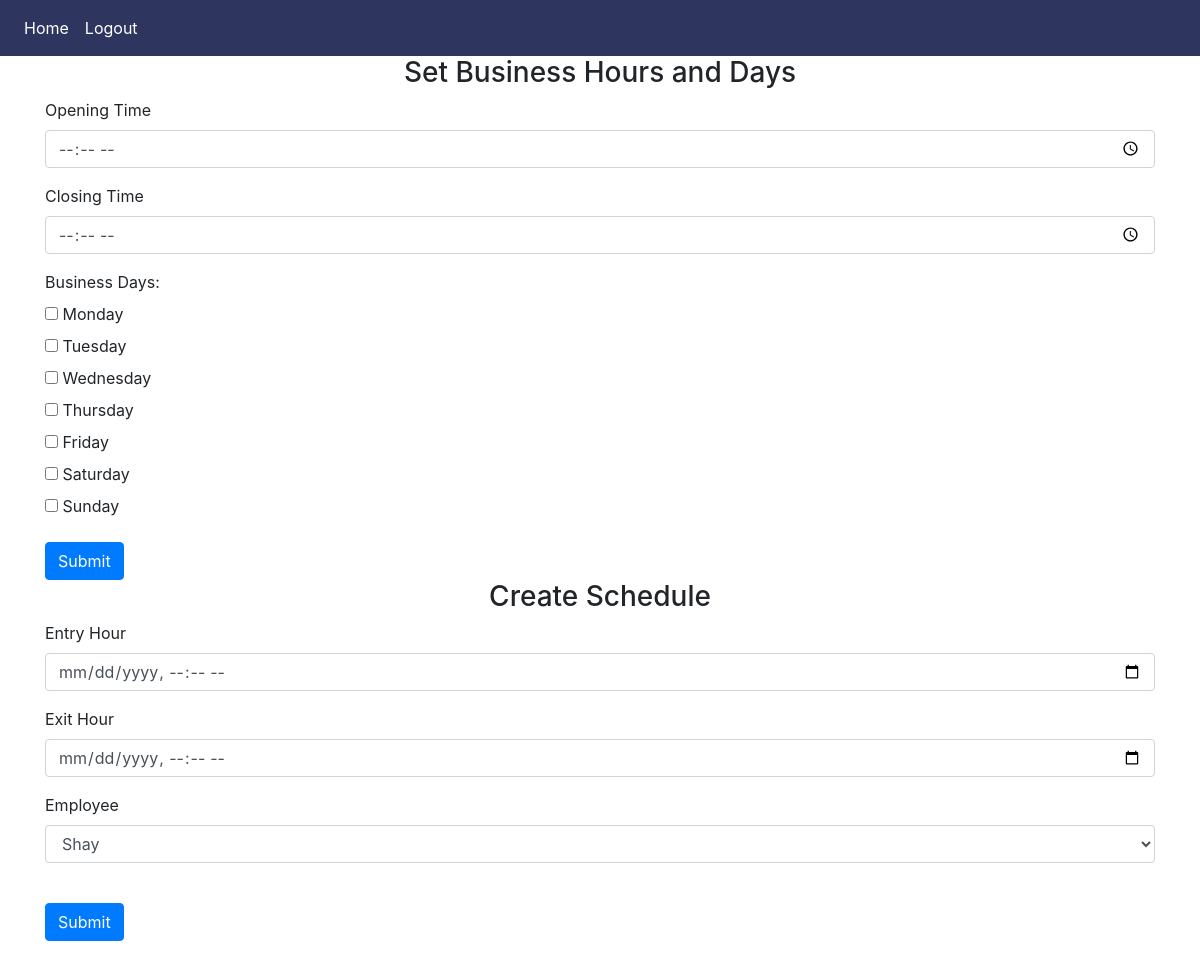
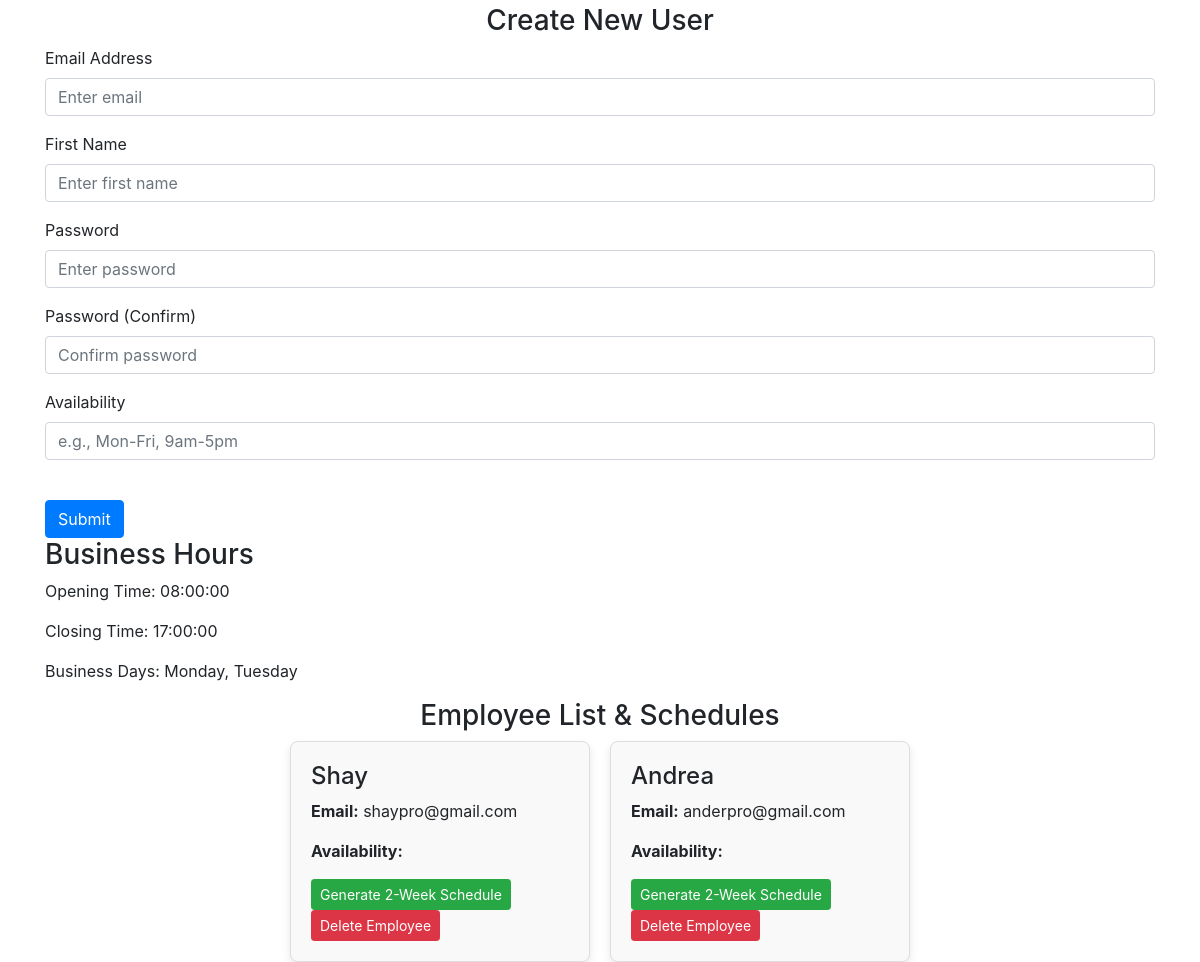
Page /admin/admin (signed in) on the committed database (2 pictures, top to bottom).
### website/models.py (models this page shows)
class User(db.Model, UserMixin):
    id = db.Column(db.Integer, primary_key=True)
    email = db.Column(db.String(150), unique=True)
    password = db.Column(db.String(150))
    first_name = db.Column(db.String(150))
    is_admin = db.Column(db.Boolean, default=False)
    opening_time = db.Column(db.Time, nullable=True)
    closing_time = db.Column(db.Time, nullable=True)
    business_days = db.Column(db.String(20), nullable=True)
    created_by = db.Column(db.Integer, db.ForeignKey('user.id'))
    availability = db.Column(db.String(500))
    schedules = db.relationship('Schedule', foreign_keys='Schedule.employee_id', backref='employee', cascade='all, delete-orphan')
    created_schedules = db.relationship('Schedule', foreign_keys='Schedule.created_by', backref='creator', cascade='all, delete-orphan')
    vacation_hours = db.relationship('VacationHours', foreign_keys='VacationHours.employee_id', backref='employee', cascade='all, delete-orphan')
    created_vacation_hours = db.relationship('VacationHours', foreign_keys='VacationHours.created_by', backref='creator', cascade='all, delete-orphan')

### website/admin.py (the view)
@admin.route('/admin', methods=['GET', 'POST'])
@login_required
def admin_panel():
    if not current_user.is_admin:
        return redirect(url_for('home'))
    employees = User.query.filter_by(created_by=current_user.id).all()
    schedules = Schedule.query.filter_by(created_by=current_user.id).all()
    business_days_list = ['Monday', 'Tuesday', 'Wednesday', 'Thursday', 'Friday', 'Saturday', 'Sunday']
    opening_time = current_user.opening_time
    closing_time = current_user.closing_time
    if opening_time and closing_time:
        from datetime import datetime
        today = datetime.now().date()
        opening_dt = datetime.combine(today, opening_time)
        closing_dt = datetime.combine(today, closing_time)
        total_business_hours = (closing_dt - opening_dt).total_seconds() / 3600
    else:
        total_business_hours = 0  # Default if times are not set
    can_create_schedule = total_business_hours <= 9
    valid_schedules = []
    for schedule in schedules:
        total_hours = (schedule.shift_end - schedule.shift_start).total_seconds() / 3600 - 1  # Subtracting break time
        if total_hours >= 8:  # Only include valid schedules
            valid_schedules.append(schedule)
    return render_template(
        'admin_panel.html',
        employees=employees,
        schedules=valid_schedules,
        user=current_user,
        business_days_list=business_days_list,
        can_create_schedule=can_create_schedule
    )

### website/__init__.py (called while the page is built)
def create_app():
    app = Flask(__name__)
    app.config['SECRET_KEY'] = os.getenv('SECRET_KEY')
    app.config['SQLALCHEMY_DATABASE_URI'] = f'sqlite:///{DB_NAME}'
    db.init_app(app)
    migrate.init_app(app, db)
    from .admin import admin
    from .auth import auth
    from .views import views
    app.register_blueprint(views, url_prefix='/')
    app.register_blueprint(admin, url_prefix='/admin')
    app.register_blueprint(auth, url_prefix='/auth')
    from .models import User, Schedule, VacationHours
    with app.app_context():
        db.create_all()
    login_manager = LoginManager()
    login_manager.login_view = 'auth.login'
    login_manager.init_app(app)
    @login_manager.user_loader
    def load_user(id):
        return User.query.get(int(id))
    @app.before_request
    def before_request():
        g.user = current_user
    create_database(app)
    return app

### website/templates/admin_panel.html (shortened to what this page needs)
{% extends "base.html" %}
{% block content %}
<form method="POST" action="{{ url_for('admin.set_business_hours') }}">
    <h3 align="center">Set Business Hours and Days</h3>
    <div class="form-group">
        <label for="opening_time">Opening Time</label>
        <input type="time" class="form-control" id="opening_time" name="opening_time" required>
    </div>
    <div class="form-group">
        <label for="closing_time">Closing Time</label>
        <input type="time" class="form-control" id="closing_time" name="closing_time" required>
    </div>
    <div class="form-group">
        <label>Business Days:</label><br>
        <label><input type="checkbox" name="business_days" value="0"> Monday</label><br>
        <label><input type="checkbox" name="business_days" value="1"> Tuesday</label><br>
        <label><input type="checkbox" name="business_days" value="2"> Wednesday</label><br>
        <label><input type="checkbox" name="business_days" value="3"> Thursday</label><br>
        <label><input type="checkbox" name="business_days" value="4"> Friday</label><br>
        <label><input type="checkbox" name="business_days" value="5"> Saturday</label><br>
        <label><input type="checkbox" name="business_days" value="6"> Sunday</label><br>
    </div>
    <button type="submit" class="btn btn-primary">Submit</button>
</form>
<form method="POST" action="{{ url_for('admin.create_schedule') }}">
    <h3 align="center">Create Schedule</h3>
    <div class="form-group">
        <label for="shift_start">Entry Hour</label>
        <input type="datetime-local" class="form-control" id="shift_start" name="shift_start" required>
    </div>
    <div class="form-group">
        <label for="shift_end">Exit Hour</label>
        <input type="datetime-local" class="form-control" id="shift_end" name="shift_end" required>
    </div>
    <div class="form-group">
        <label for="employee_id">Employee</label>
        <select class="form-control" id="employee_id" name="employee_id" required>
            {% for employee in employees %}
                <option value="{{ employee.id }}">{{ employee.first_name }}</option>
            {% endfor %}
        </select>
    </div>
    <br />
    <button type="submit" class="btn btn-primary">Submit</button>
</form>
<br />
<form method="POST" action="{{ url_for('admin.create_user') }}">
    <h3 align="center">Create New User</h3>
    <div class="form-group">
        <label for="email">Email Address</label>
        <input type="email" class="form-control" id="email" name="email" placeholder="Enter email" required>
    </div>
    <div class="form-group">
        <label for="first_name">First Name</label>
        <input type="text" class="form-control" id="first_name" name="first_name" placeholder="Enter first name" required>
    </div>
    <div class="form-group">
        <label for="password">Password</label>
        <input type="password" class="form-control" id="password" name="password" placeholder="Enter password" required>
    </div>
    <div class="form-group">
        <label for="password_confirm">Password (Confirm)</label>
        <input type="password" class="form-control" id="password_confirm" name="password_confirm" placeholder="Confirm password" required>
    </div>
    <div class="form-group">
        <label for="availability">Availability</label>
        <input type="text" class="form-control" id="availability" name="availability" placeholder="e.g., Mon-Fri, 9am-5pm">
    </div>
    <br />
    <button type="submit" class="btn btn-primary">Submit</button>
</form>
<h3>Business Hours</h3>
<p>Opening Time: {{ user.opening_time }}</p>
<p>Closing Time: {{ user.closing_time }}</p>
<p>Business Days:
    {% if user.business_days %}
        {% set business_days = user.business_days.split(',') %}
        {% set business_days_names = [] %}
        {% for day in business_days %}
            {% set _ = business_days_names.append(business_days_list[day|int]) %}
        {% endfor %}
        {{ ', '.join(business_days_names) }}
    {% else %}
        Not Set
    {% endif %}
</p>
<h3 align="center">Employee List & Schedules</h3>
<div class="employee-schedule-container">
    {% for employee in employees %}
        <div class="employee-card">
            <h4>{{ employee.first_name }}</h4>
            <p><strong>Email:</strong> {{ employee.email }}</p>
            <p><strong>Availability:</strong> {{ employee.availability }}</p>
            <div class="employee-actions">
                {% if can_create_schedule %}
                    <form method="POST" action="{{ url_for('admin.generate_schedule', employee_id=employee.id, duration=2) }}" style="display:inline;">
                        <button type="submit" class="btn btn-success btn-sm">Generate 2-Week Schedule</button>
                    </form>
                {% endif %}
                <form method="POST" action="{{ url_for('admin.delete_employee', id=employee.id) }}" style="display:inline;">
                    <button type="submit" class="btn btn-danger btn-sm">Delete Employee</button>
                </form>
            </div>
        </div>
    {% endfor %}
</div>
{% endblock %}

### website/templates/base.html (shortened to what this page needs)
<!DOCTYPE html>
<html>
    <head>
        <link
        rel="stylesheet"
        href="https://stackpath.bootstrapcdn.com/bootstrap/4.4.1/css/bootstrap.min.css"
      />
      <link
        rel="stylesheet"
        href="https://stackpath.bootstrapcdn.com/font-awesome/4.7.0/css/font-awesome.min.css"
      />
    </head>
    <body style="background-color: #ffffff;">
        <nav class="navbar navbar-expand-lg" style="background-color: #2e355f;">
            <div class="collapse navbar-collapse" id="navbar">
                <div class="navbar-nav">
                  {% if g.user.is_authenticated %}
                    <a class="nav-item nav-link text-white" id="home" href="{{ url_for('views.home')}}">Home</a>
                    <a class="nav-item nav-link text-white" id="logout" href="{{ url_for('auth.logout')}}">Logout</a>
                    {% else %}
                    <a class="nav-item nav-link text-white" id="login" href="{{ url_for('auth.login')}}">Login</a>
                    <a class="nav-item nav-link text-white" id="adminSignUp" href="{{ url_for('auth.admin_sign_up')}}">Admin Sign Up</a>
                    {% endif %}
                </div>
            </div>
        </nav>
        <div class="container">
        {% block content%}
        {% endblock%}
        </div>
    </body>
</html>

### website/templates/admin_panel.html (style rules this page uses)
.employee-schedule-container { display: flex; flex-wrap: wrap; gap: 20px; justify-content: center; }
.employee-card { border: 1px solid #ddd; border-radius: 8px; padding: 20px; width: 300px; box-shadow: 0 4px 8px rgba(0, 0, 0, 0.1); background-color: #f9f9f9; }
.employee-actions { margin-top: 15px; }

### rows in the picture
User: opening_time "08:00:00", closing_time "17:00:00"
User: first_name "Shay", email "shaypro@gmail.com"
User: first_name "Andrea", email "anderpro@gmail.com"

### other values in the picture
{{ ', '.join(business_days_names) }} "Monday, Tuesday"
form field employee_id "Shay"
